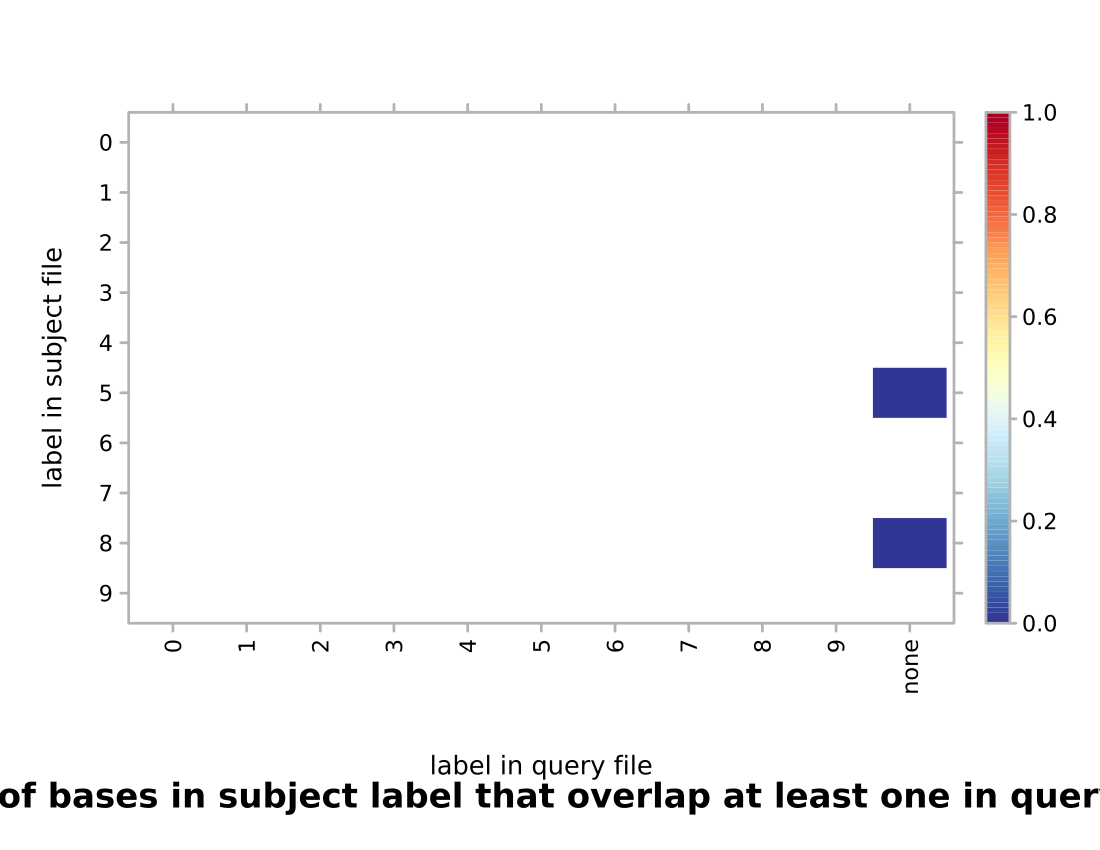

This figure's R source:
#!/usr/bin/env Rscript
## transcript produced by Segtools 1.1.14

segtools.r.dirname <-
  system2("python",
          c("-c", "'import segtools; print segtools.get_r_dirname()'"),
          stdout = TRUE)

source(file.path(segtools.r.dirname, 'common.R'))
source(file.path(segtools.r.dirname, 'overlap.R'))
save.overlap.performance('./K5ex2bp50bp/overlap-direct', 'overlap.performance', './K5ex2bp50bp/overlap-direct/overlap.tab', row.normalize = 'FALSE', mnemonic_file = '', clobber = FALSE, col_mnemonic_file = '')
save.overlap.heatmap('./K5ex2bp50bp/overlap-direct', 'overlap', './K5ex2bp50bp/overlap-direct/overlap.tab', clobber = FALSE, col_mnemonic_file = '', cluster = FALSE, max_contrast = FALSE, row.normalize = 'FALSE', mnemonic_file = '')
